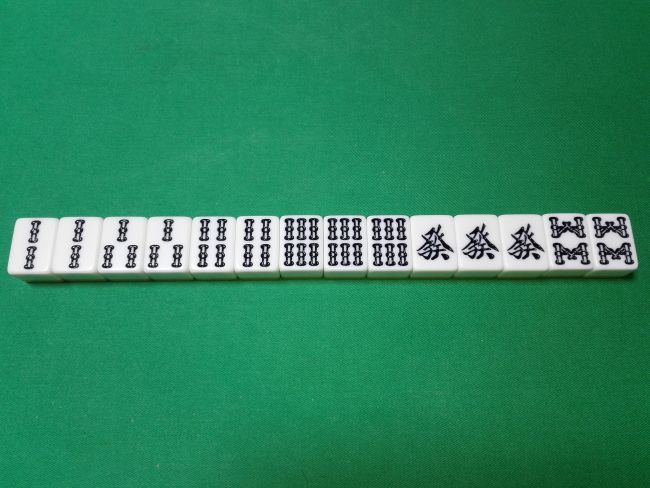
#> input picture sozu/ryuiso.jpg, 650 x 488 px; its folder holds only this picture in this run
$ python contours21.py
#> lines starting #> are read from the running program, lines starting #| are printed output that depends on the picture; after the words box and inside, x2 and y2 are one past the last pixel; in counts of white or black regions, pixels touching at a corner belong together; long printed decimals are rounded
#> further down, img is the input picture: shape (488, 650, 3); mean B, G, R 94.5, 132.7, 44.4
### function.py
import cv2
import os, glob
import matplotlib.pyplot as plt
import numpy as np
from matplotlib.patches import Polygon


#BGR→グレースケールへ変更
# [4 lines left out: function to_grayscale, not called in this run]

# 二値化
def binary_threshold(path, threshold):
#> called with path = './sozu/ryuiso.jpg', threshold = 150
    img = cv2.imread(path)
    grayed = cv2.cvtColor(img, cv2.COLOR_BGR2GRAY)
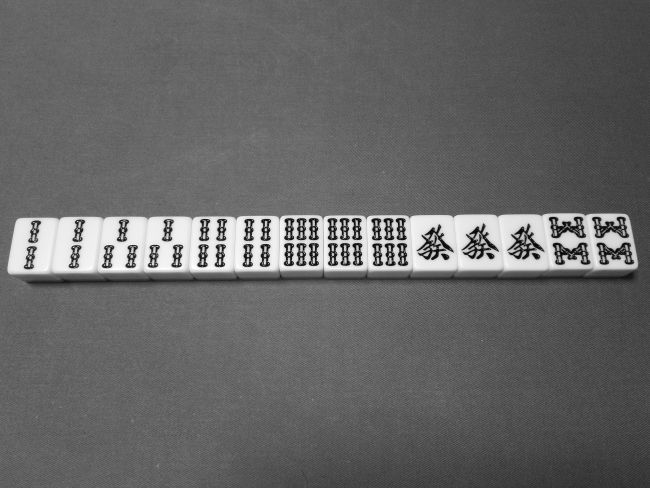
#> grayed: shape (488, 650); min 0, max 255, mean 101.9
    ret,th = cv2.threshold(grayed,threshold,255,cv2.THRESH_BINARY)
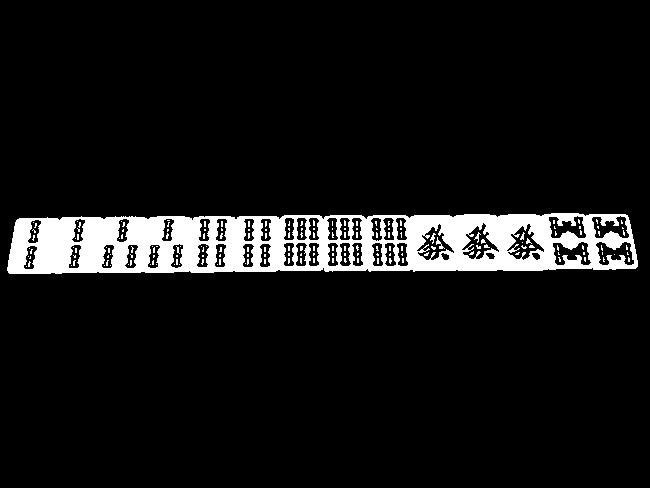
#> th: shape (488, 650); 8.1% white; 176 white regions (171 under 20 px)
#> ret = 150
    # th = cv2.adaptiveThreshold(grayed,255, cv2.ADAPTIVE_THRESH_GAUSSIAN_C,cv2.THRESH_BINARY,11,2)
    return th

#　適用閾値、周辺地域の平均値
# [13 lines left out: functions binary_threshold2, morph, not called in this run]


# 輪郭を元画像に表示する
def draw_contours(ax, img, contours):
    ax.imshow(img)
    ax.axis('off')
    for i, cnt in enumerate(contours):
        cnt = np.squeeze(cnt, axis=1)  # (NumPoints, 1, 2) -> (NumPoints, 2)
        # 輪郭の点同士を結ぶ線を描画する。
        ax.add_patch(Polygon(cnt, color='b', fill=None, lw=2))
        # 輪郭の点を描画する。
        # ax.plot(cnt[:, 0], cnt[:, 1], 'ro', mew=0, ms=4)
        # 輪郭の番号を描画する。
        # ax.text(cnt[0][0], cnt[0][1], i, color='orange', size='20')

#　領域の回転＋切り出し
# [5 lines left out: function rot_cut, not called in this run]

#元画像全体を回転させてから切り出す
def cut_after_rot(src_img, deg, center, size):
    rot_mat = cv2.getRotationMatrix2D(center, deg, 1.0)
    src_h,src_w,_ = src_img.shape
    rot_img = cv2.warpAffine(src_img, rot_mat, (src_w,src_h))
    #スライスによって領域を切り出す
    return rot_img[center[1]-size[1]//2:center[1]+size[1]//2, \
                   center[0]-size[0]//2:center[0]+size[0]//2, :]

### contours21.py
import cv2
import os, glob
import matplotlib.pyplot as plt
import matplotlib.patches as patches
import numpy as np
from matplotlib.patches import Polygon, Rectangle
import function as fc

#画像ファイルの取得
classlabel = 'sozu'
photos_dir = './' + classlabel
files = []
files = glob.glob(photos_dir + '/*.jpg')

# 画像を読み込む。表示する。
fig = plt.figure()
img = cv2.imread(str(files[0]))
ax1 = fig.add_subplot(231)
ax1.imshow(img)
ax1.axis('off')

# [8 lines of commented-out code are left out]
th_tailes = fc.binary_threshold(str(files[0]), 150)
ax3 = fig.add_subplot(233)
ax3.imshow(th_tailes, 'gray')
ax3.axis('off')

# 輪郭を抽出する。
# mode引数の変更
contours, hierarchy = cv2.findContours(th_tailes, cv2.RETR_EXTERNAL, cv2.CHAIN_APPROX_NONE)
#> contours = 1 contour; box (x1, y1, x2, y2) and area: (7, 213, 638, 274) 34092
# contours, hierarchy = cv2.findContours(th_tailes, cv2.RETR_LIST, cv2.CHAIN_APPROX_SIMPLE)
# contours, hierarchy = cv2.findContours(th_tailes, cv2.cv2.RETR_CCOMP, cv2.CHAIN_APPROX_NONE)
# contours, hierarchy = cv2.findContours(th_tailes, cv2.cv2.RETR_TREE, cv2.CHAIN_APPROX_SIMPLE)

# 輪郭表示する。
ax4 = fig.add_subplot(234)
fc.draw_contours(ax4, img, contours)
#> the loop in draw_contours, `for i, cnt in enumerate(contours):` made 1 pass

#並列表示
plt.show(fig)
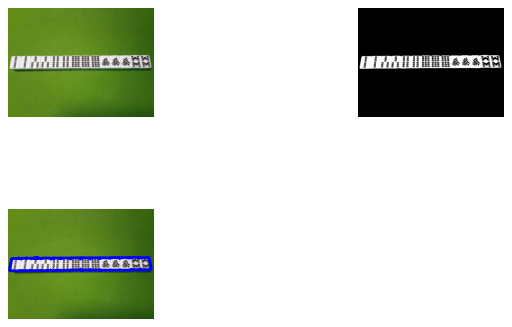
#> figure drawn by matplotlib, 3 panels; B, G, R data is drawn as R, G, B

X=[]
Y=[]
W=[]
H=[]
tailes_photo =[]
area = []

for i, cnt in enumerate(contours):
    # 輪郭に外接する回転した長方形を取得する。
    rect = cv2.minAreaRect(cnt)
    (cx, cy), (width, height), angle = rect
    print('bounding box of contour {} =>''center: ({:.2f}, {:.2f}), size: ({:.2f}, {:.2f}), angle: {:.2f}'.format(i, cx, cy, width, height, angle))
    # 回転した長方形の4点の座標を取得する。
    rect_points = cv2.boxPoints(rect)
    # 回転した長方形を描画する。
    print(rect_points)
    ax4.add_patch(Polygon(rect_points, color='g', fill=None, lw=2))
    #牌の部分の切り出し
    cx = int(cx)
    cy = int(cy)
    width = int(width)
    height = int(height)
    angle = int(angle)
    cutting_img = fc.cut_after_rot(img, (angle), (cx, cy), (width, height))
    tailes_photo.append(cutting_img)
    plt.imshow(cutting_img)
    plt.show()
#> this loop made 1 pass
#> (rect, cx, cy, width, height, angle, rot_mat in cut_after_rot, src_h in cut_after_rot) on pass 1: (((321.9, 243), (630.1, 57.12), -0.366), 321, 243, 630, 57, 0, [[1, 0, 0], [0, 1, 0]], 488)
#| bounding box of contour 0 =>center: (321.86, 243.03), size: (630.05, 57.12), angle: -0.37
#| [[  7.023 273.598 ]
#|  [  6.658 216.4745  ]
#|  [636.6965   212.453 ]
#|  [637.0611   269.576 ]]
#> pass 1, `cutting_img = fc.cut_after_rot(img, (angle), (cx, cy), (width, height))`:
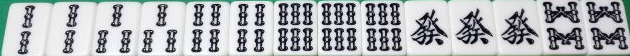
#> cutting_img: shape (56, 630, 3); mean B, G, R 180.1, 177.7, 173.9
#> after the loop, tailes_photo = 1 item


#　緑一色Ver.　横一列の牌の切り離し(自摸を分離しないとき)
if len(tailes_photo) == 1:
    photo0 = tailes_photo[0]
    # 画像の分割
    taile = []
    X = photo0.shape[1]
#> X = 630
    x = 0
    tailes_number = 14
    width = photo0.shape[1] // tailes_number
#> width = 45
    for i in range(0,tailes_number):
        if i <= 7:
            tailes = photo0[0:photo0.shape[0],x:x+width]
            x = x + width
            #切り取り画像の情報を格納
            taile.append(tailes)
        else:
            tailes = photo0[0:photo0.shape[0],X-width:X]
            X = X - width
            #切り取り画像の情報を格納
            taile.append(tailes)
#> this loop made 14 passes
#> pass 1, `tailes = photo0[0:photo0.shape[0],x:x+width]`:
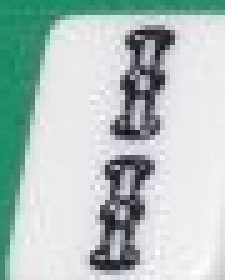
#> tailes: shape (56, 45, 3) (shown 5 times larger); mean B, G, R 191.7, 195.7, 178.7
#> pass 2, `tailes = photo0[0:photo0.shape[0],x:x+width]`:
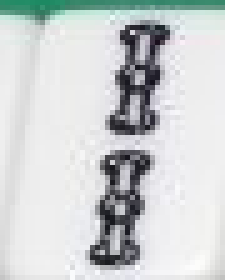
#> tailes: shape (56, 45, 3) (shown 5 times larger); mean B, G, R 208.8, 208.2, 204.3
#> pass 3, `tailes = photo0[0:photo0.shape[0],x:x+width]`:
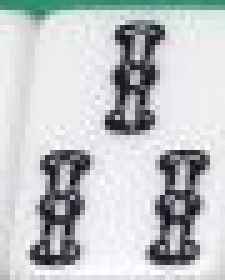
#> tailes: shape (56, 45, 3) (shown 5 times larger); mean B, G, R 198.9, 197, 193
#> after the loop, X = 360; taile = 14 items; x = 360

    for i, tl in enumerate(taile):
        photo_path = photos_dir + '/' + str(i) + '.jpg'
        cv2.imwrite(photo_path,tl)
#> this loop made 14 passes
#> photo_path on passes 1 to 12: './sozu/0.jpg', './sozu/1.jpg', './sozu/2.jpg', './sozu/3.jpg', './sozu/4.jpg', './sozu/5.jpg', './sozu/6.jpg', './sozu/7.jpg', './sozu/8.jpg', './sozu/9.jpg', './sozu/10.jpg', './sozu/11.jpg'

# タンヤオVer.（自摸を分離するとき）
if len(tailes_photo) == 2:
    photo0 = tailes_photo[0]
    photo1 = tailes_photo[1]
    print(photo0.shape)
    print(photo1.shape)


    # 画像の分割
    taile = [photo1]
    X = photo0.shape[1]
    x = 0
    tailes_number = 13
    width = photo1.shape[1]
    for i in range(0,tailes_number):
        if i <= 6:
            tailes = photo0[0:photo0.shape[0],x:x+width]
            x = x + width
            #切り取り画像の情報を格納
            taile.append(tailes)
        else:
            tailes = photo0[0:photo0.shape[0],X-width:X]
            X = X - width
            #切り取り画像の情報を格納
            taile.append(tailes)

    for i, tl in enumerate(taile):
        photo_path = photos_dir + '/' + str(i) + '.jpg'
        cv2.imwrite(photo_path,tl)
